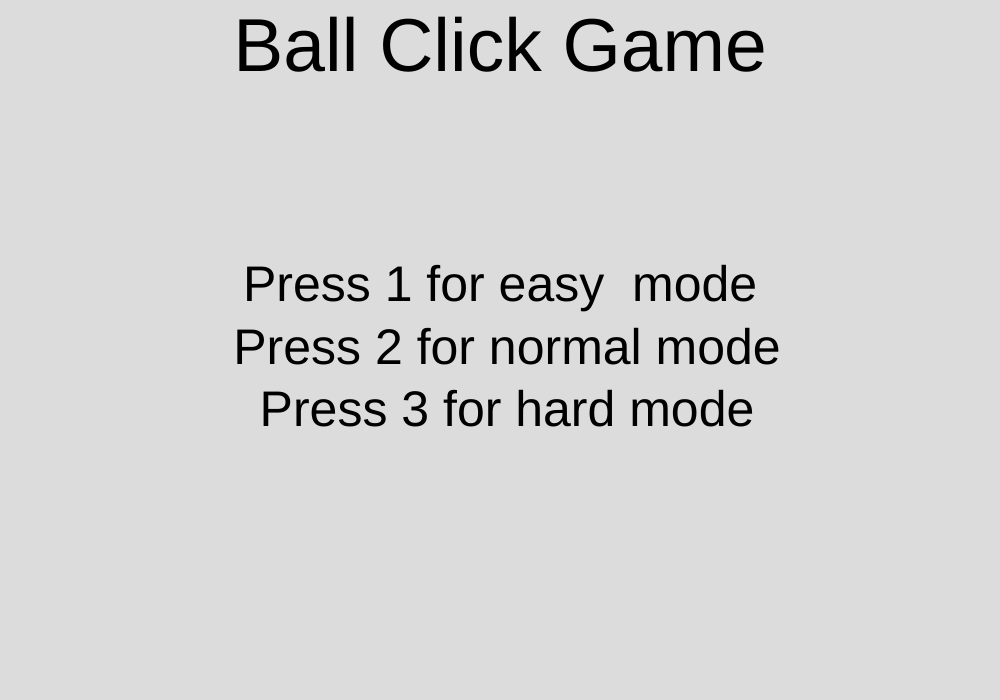
Frame 1 (no input)
Frame 60 (no input): identical to frame 1, image omitted
Frame 120 (the mouse pressed at the canvas centre since frame 60): identical to frame 1, image omitted

The p5.js sketch that drew this single still picture (run headless with seeded random() and noise() and a simulated clock; from frame 60 on, the mouse is pressed at the canvas centre):

// p5.js sketch
// ── sketch.js
let yposcircle =50;
let xposcircle = 500;
let OldTime = false;
let Radius  = 25;
  let point = 0;
  let pressed = true;
  let t = 5;
  let Timer;
  let state = 'beforegame';
  let startTimer;
  let resetTimer = 0;
  let Duration = 30;
  let bottomdisplay = 50;
  // the  idea of this is when you start you select a diffculty based on diffculty time of the teleport function will change
  //then, you run the game for around 30 seconds and try to click in the circle to get points
  // after 30 seconds the game is over and it will display your score.
  // reset the page if you want to start it again
  



 function teleport()
  //function to teleport circle based on time
 {


  let RoundedTime = round(Timer)%t == 0;

 if(RoundedTime && !OldTime)

 {
  OldTime = true;
  // yposcircle = random(0,650);
    //poscircle = random(0,700);
    
    
   
 }
  else if (!RoundedTime)
  {
    
    OldTime = false;
  }
   

}
function setup() {
  createCanvas(1000, 700); 

  
}
//when everything is displayed using states 
function draw() {
  

  if(state == 'beforegame') 
    {
    BeforeGame()
    }
    if(state == 'game' ){
       
       Timer = millis()/1000 - startTimer;
      
      Game();

      print(Timer)
      
      
    }
     if(Timer >= Duration && state != 'beforegame')// game stops after 30 seconds 
     {
        AfterGame();
        state = 'aftergame';
        

     }
     


  

  
 
  
}
function mousePressed(){
  let my = mouseY;
  let mx = mouseX;
  let d = dist(xposcircle,yposcircle,mx,my);
  if(d < Radius  && state == 'game')
  {
    point++;
    //fill(0,128,0);
    // figure out how to make it turn green and turn back to white and to grow a bit without changing the text.
      yposcircle = random(bottomdisplay + Radius,height - Radius);
    xposcircle = random(Radius,width - Radius);
    


    
  }
  
  
  
  
  //Timer > resetTimer + Duration

}
function keyPressed(){

    if(key ==='1' && state == 'beforegame')
      //easy
    {
      
      StartGame();
      print("working");
       Duration = 30;
        

    }
    else if(key == '2' && state == 'beforegame')
      //normal
    {

      StartGame();
      t = 2.5;
      Duration = 30;

    }
    else if ( key == '3'  && state =='beforegame')
      //hard
    {

      StartGame();
      t = 1.5;
      Duration = 30/2;
    

    }1
    if(key == 'p' && state == 'aftergame')
    {

      state = 'beforegame'
      point = 0;


    }
    
    
  } 

// each state for the game
function BeforeGame()
{
 background(220);
 textSize(50);
 textAlign(CENTER,CENTER);
 


 text(' Press 1 for easy  mode \n Press 2 for normal mode\n Press 3 for hard mode',width/2,height/2);

  textSize(75);

  text('Ball Click Game', 500,50);


}
 function Game(){
  let TimeLeft = Duration - round(Timer,0);
  
  
 background(200);
  
  textSize(35);
  text('Score:' + point,60,bottomdisplay);  
  text('Timer: ' + TimeLeft,700,bottomdisplay);
  textSize(35);
  teleport();
  circle(xposcircle,yposcircle,Radius*2);

  

 }
 
 function AfterGame()
 {
    background('red');
    textSize(150);
    textAlign(CENTER);
    text('Final Score:' + point,width/2,height/2);
    //if(millis() == 5000)
    //{
       textSize(100); 
    text('Press P to Restart',500,500);


    //}
   

 }
  function StartGame()
  {
    
    state = 'game';
    startTimer  = millis()/1000;
     



  }

  class circle
  {



  }
// bug fixes:
//Done: game can restart timer doesn't restart with it figure out a way to restart the timer
//Done:fix being able to click when the final score pops up
//make a way to move the ball for an extra challenge OR make the ball randomly teleport but turn into 2 types of balls 
//Done: make it move around the entire screen not just an area
//optionial: make it bounce when ball is clicked 
// you can make the ball faster over time and it starts different speed depending on how long you take.
//make a losing factor maybe? instead of running on a time limit  OR make a time limit but make it faster as someone succecds or slow down when someone slows down
//make a pause menu
// add a clock to show the time.(this is done)
// maybe adding more balls for extra diffculty
// make a function to restart ot store the timer
// make the ball green as the ball is pressed.
// put more visual design aspects.
// timer 15 when its supposed to be 30 on easy mode  when restarting the game. 
